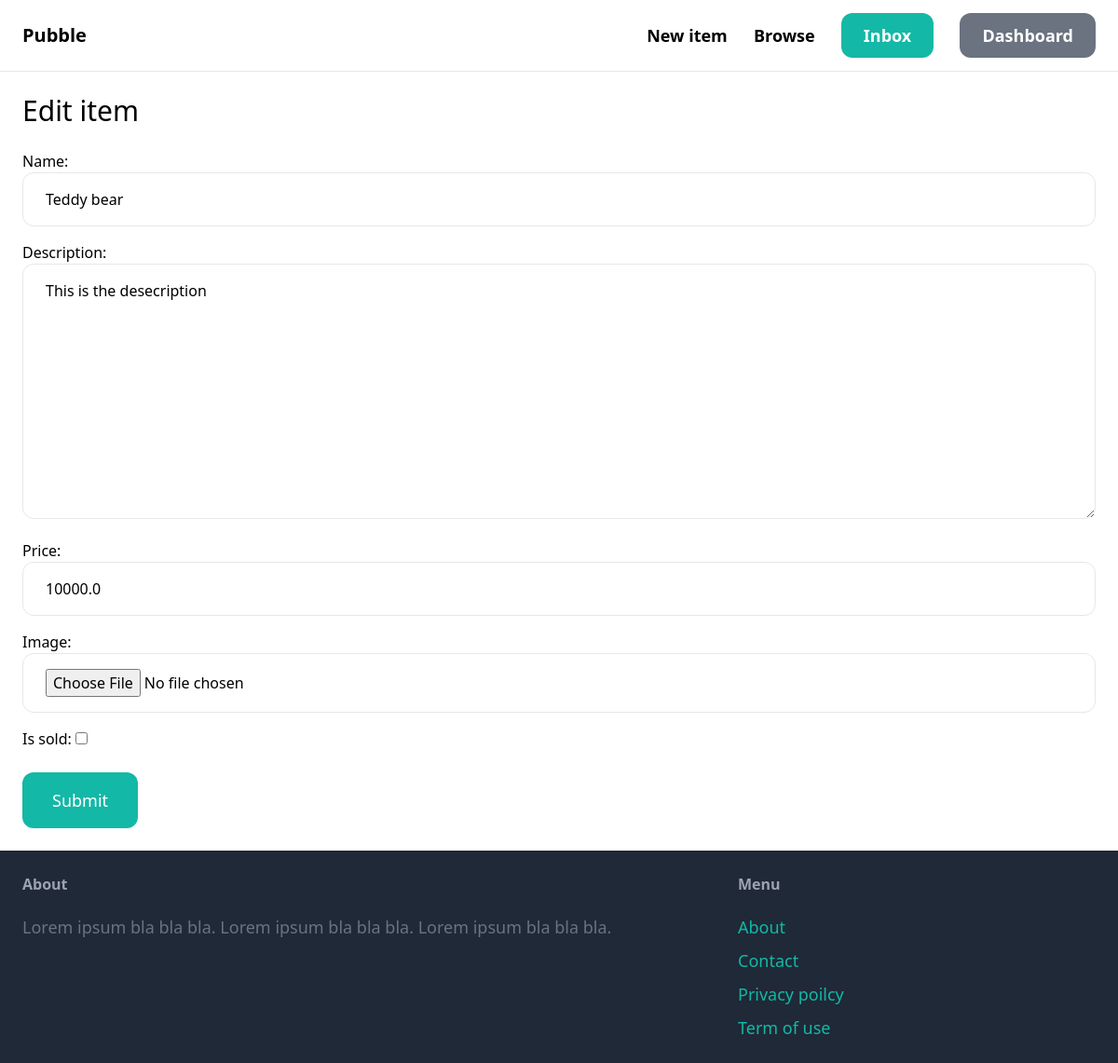
/items/1/edit/ (signed in), run on an earlier commit of the app's database.
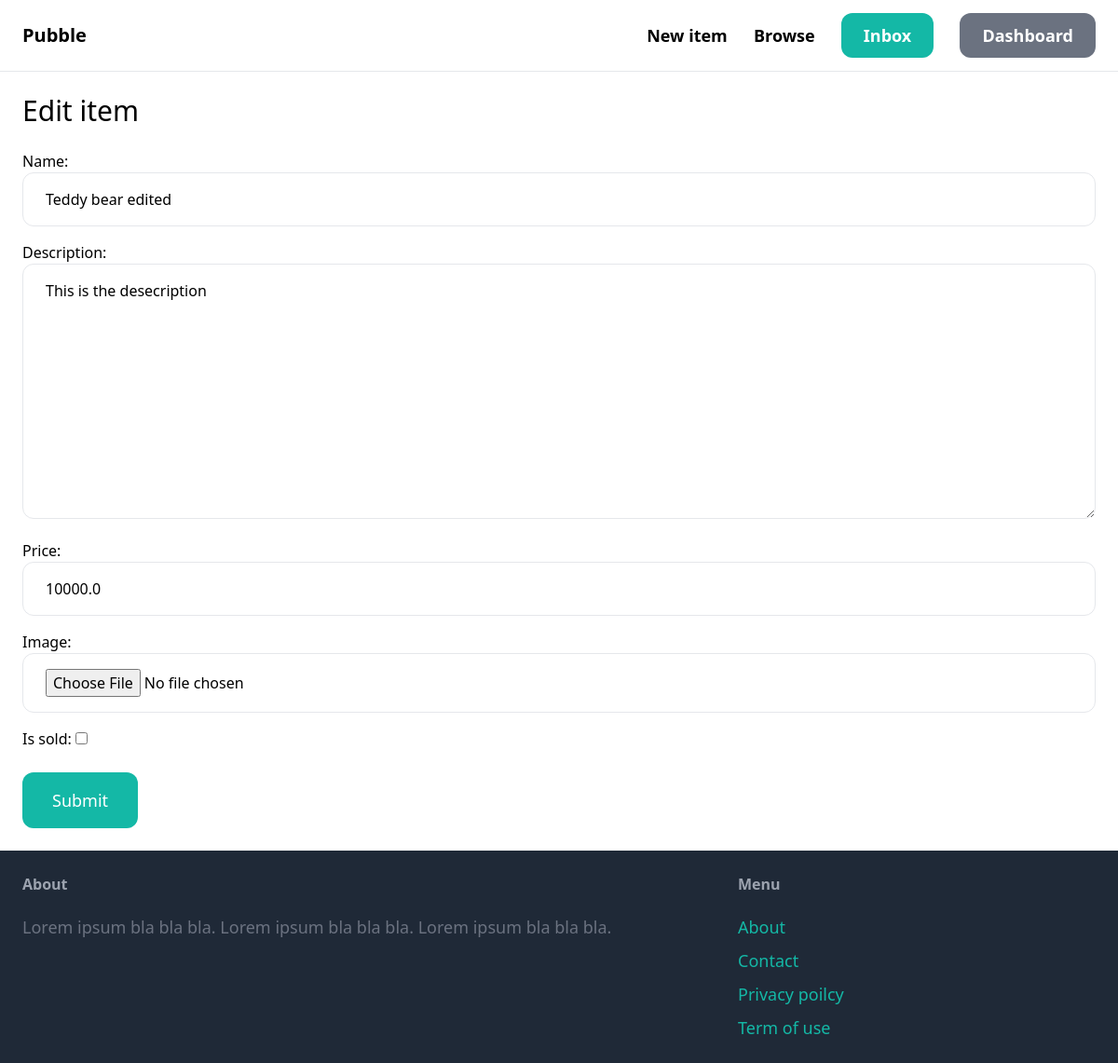
And on a later commit of the database.
### item/models.py (models this page shows, shortened)
class Item(models.Model):
    category = models.ForeignKey(
        Category, related_name='items', on_delete=models.CASCADE)
    name = models.CharField(max_length=255)
    description = models.TextField(blank=True, null=True)
    price = models.FloatField()
    image = models.ImageField(upload_to='item_images', blank=True, null=True)
    is_sold = models.BooleanField(default=False)
    created_by = models.ForeignKey(
        User, related_name='items', on_delete=models.CASCADE)
    created_at = models.DateTimeField(auto_now_add=True)

### item/views.py (the view)
# urls.py: path('<int:pk>/edit/', views.edit, name='edit'),
@login_required
def edit(request, pk):
    item = get_object_or_404(Item, pk=pk, created_by=request.user)
    if request.method == 'POST':
        form = EditItemForm(request.POST, request.FILES, instance=item)
        if form.is_valid():
            item.save()
            return redirect('item:detail', pk=item.id)
    else:
        form = EditItemForm(instance=item)
    return render(request, 'item/form.html', {
        'form': form,
        'title': 'Edit item',
    })

### item/form.py
class EditItemForm(forms.ModelForm):
    class Meta:
        model = Item
        fields = ('name', 'description', 'price', 'image', 'is_sold',)
        widgets = {'name': forms.TextInput(attrs={
            'class': INPUT_CLASSES
        }), 'description': forms.Textarea(attrs={
            'class': INPUT_CLASSES
        }), 'price': forms.TextInput(attrs={
            'class': INPUT_CLASSES
        }), 'image': forms.FileInput(attrs={
            'class': INPUT_CLASSES
        }),
        }

### item/templates/item/form.html (shortened to what this page needs)
{% extends "core/base.html" %}
{% block content %}
<h1 class="mb-6 text-3xl">{{ title }}</h1>
<form method="post" action="." entype="multipar/form-data">
    <div class="space-y-4">
        {{ form.as_p }}
    </div>
    <button class="mt-6 py-4 px-8 text-lg bg-teal-500 hover:bg-teal-700 rounded-xl text-white">Submit</button>
</form>
{% endblock %}

### core/templates/core/base.html (shortened to what this page needs)
<!DOCTYPE html>
<html>
<head>
    <script src="https://cdn.tailwindcss.com"></script>
</head>
<body>
    <nav class="py-6 px-6 flex justify-between items-center border-b border-gray-200">
        <a href="/" class="text-xl font-semibold">Pubble</a>
        <div class="space-x-6">
            <a href="{% url 'item:new' %}" class="text-lg font-semibold hover:text-gray-500">New item</a>
            <a href="{% url 'item:items' %}" class="text-lg font-semibold hover:text-gray-500">Browse</a>
            {% if request.user.is_authenticated %}
                <a href="{% url 'conversation:inbox' %}"
                class="px-6 py-3 text-lg font-semibold bg-teal-500 text-white rounded-xl hover:bg-teal-700">Inbox</a>
                <a href={% url 'dashboard:index' %} class="px-6 py-3 text-lg font-semibold bg-gray-500 text-white rounded-xl hover:bg-gray-700">Dashboard</a>
            {% else %}
                <a href="{% url 'core:signup' %}"
                    class="px-6 py-3 text-lg font-semibold bg-teal-500 text-white rounded-xl hover:bg-teal-700">Sign up</a>
                <a href="{% url 'core:login' %}" class="px-6 py-3 text-lg font-semibold bg-gray-500 text-white rounded-xl hover:bg-gray-700">Login</a>
            {% endif %}
        </div>
    </nav>
    <div class="px-6 py-6">
        {% block content %}
        {% endblock %}
    </div>
    <footer class="py-6 px-6 flex justify-between bg-gray-800">
        <div class="w-2/3 pr-10">
            <h3 class="mb-5 font-semibold text-gray-400">About</h3>
            <p class="text-lg text-gray-500">Lorem ipsum bla bla bla. Lorem ipsum bla bla bla. Lorem ipsum bla bla bla.
            </p>
        </div>
        <div class="w-1/3">
            <h3 class="mb-5 font-semibold text-gray-400">Menu</h3>
            <ul class="space-y-2">
                <li><a href="#" class="text-lg text-teal-500 hover:text-teal-700">About</a></li>
                <li><a href="{% url 'core:contact' %}" class="text-lg text-teal-500 hover:text-teal-700">Contact</a>
                </li>
                <li><a href="#" class="text-lg text-teal-500 hover:text-teal-700">Privacy poilcy</a></li>
                <li><a href="#" class="text-lg text-teal-500 hover:text-teal-700">Term of use</a></li>
            </ul>
        </div>
    </footer>
</body>
</html>

What changed in the data, as far as the page shows it:
changed Item "This is the desecription": name "Teddy bear" → "Teddy bear edited"
